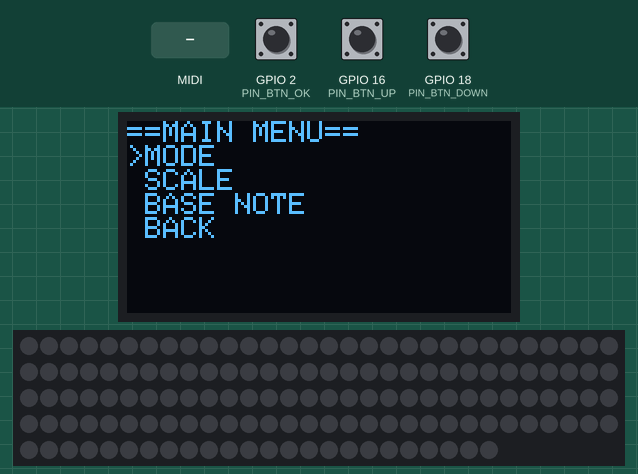
Simulated run of this program. Board: ESP32. On the bench: 128×64 one-colour display, 144 RGB LEDs in strip order, left to right, continuing on the next row. The inputs (shaded band) are chosen by the test bench; at power-on: GPIO 2 (PIN_BTN_OK) LOW, GPIO 16 (PIN_BTN_UP) LOW, GPIO 18 (PIN_BTN_DOWN) LOW. MIDI output is not drawn.

Above: at 2.2 s.
2.3 s: MIDI note 36 received
4.1 s: GPIO 2 (PIN_BTN_OK) pulled HIGH for 0.15 s
At 4.6 s:
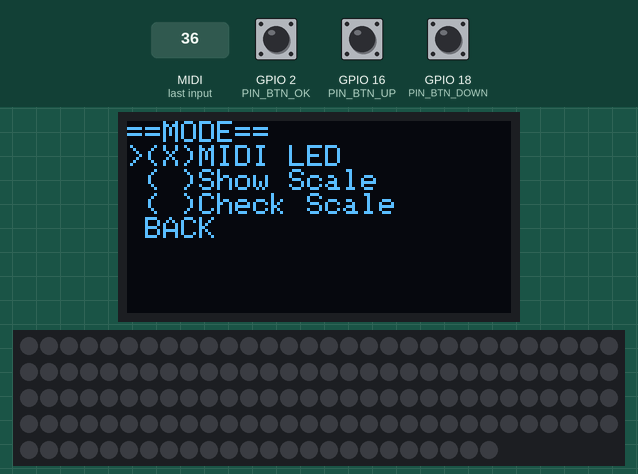
5.7 s: GPIO 16 (PIN_BTN_UP) pulled HIGH for 0.15 s
At 7.0 s:
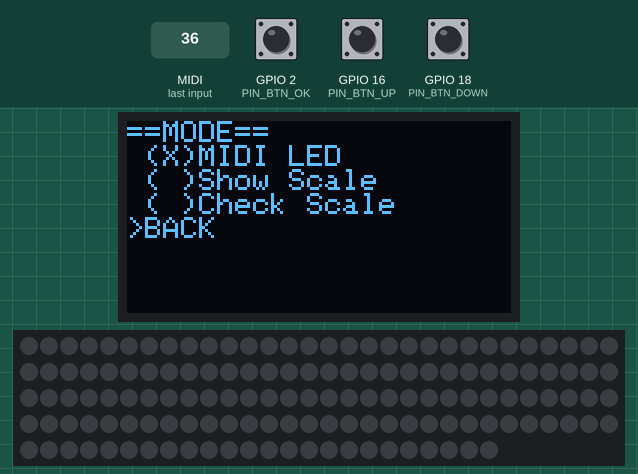
7.3 s: MIDI note 48 received
9.1 s: GPIO 16 (PIN_BTN_UP) pulled HIGH for 1 s
At 10.8 s:
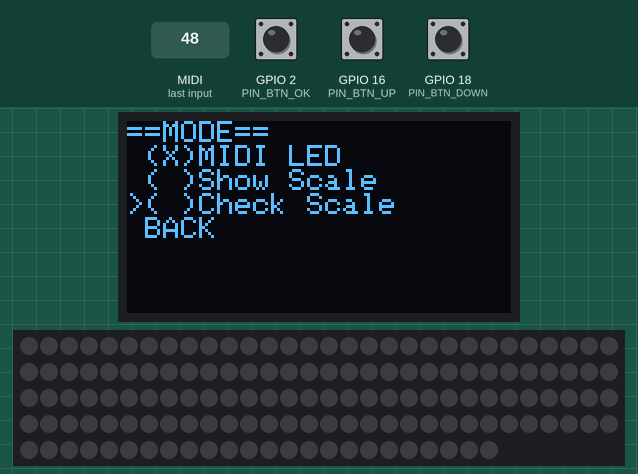
11.6 s: GPIO 2 (PIN_BTN_OK) pulled HIGH for 1 s
At 13.0 s:
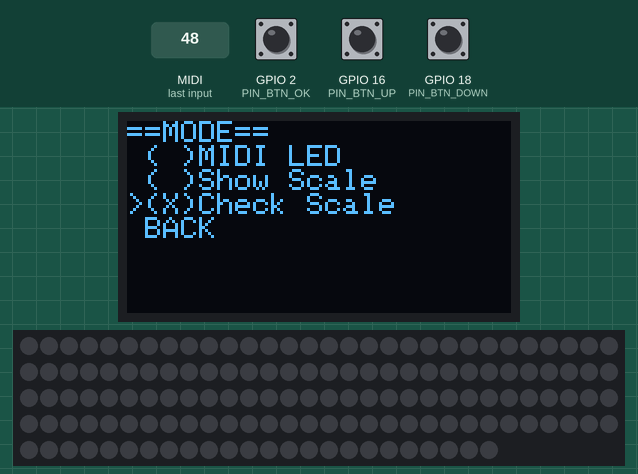
Timing chart, 0 to 14.6 s (numbered marks = the images above; inputs shaded):
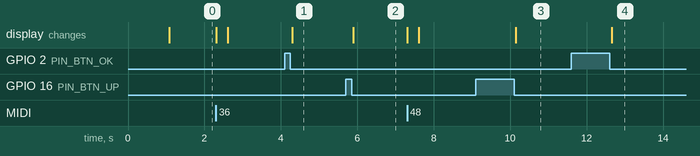

The program:

main.cpp
```cpp
#include <AceButton.h>
#include <Adafruit_GFX.h>
#include <Adafruit_SSD1306.h>
#include <FastLED.h>
#include <MIDI.h>
#include <Menu.h>
#include <Pins.h>
#include <Setting.h>

struct Scale {
    uint8_t length;
    uint8_t notes[10];
};

const char* notes[] = {"C", "C#", "D", "D#", "E", "F",
                       "F#", "G", "G#", "A", "A#", "H"};
const char* modeVals[] = {"MIDI LED", "Show Scale", "Check Scale"};

NamedValue<Scale> scaleValues[] = {
    NamedValue<Scale>{"Major", Scale{7, {0, 2, 4, 5, 7, 9, 11}}},
    NamedValue<Scale>{"Minor", Scale{7, {0, 2, 3, 5, 7, 8, 10}}}};

SettingGroup<uint8_t, 3> modes(modeVals);
SettingGroup<uint8_t, 12> baseNotes(notes);
SettingGroup<Scale, 2> scales(scaleValues);

enum LedMode : uint8_t {
    LED_MODE_MIDI_LED = 0,
    LED_MODE_SHOW_SCALE,
    LED_MODE_CHECK_SCALE
};

struct Settings {
    bool showNotesInDisplay = false;
} settings;

MIDI_CREATE_DEFAULT_INSTANCE();

ace_button::AceButton buttonUp(PIN_BTN_UP);
ace_button::AceButton buttonDown(PIN_BTN_DOWN);
ace_button::AceButton buttonOk(PIN_BTN_OK);

// Declaration for an SSD1306 display connected via I2C (SDA, SCL pins)
Adafruit_SSD1306 display(128, 64, &Wire);
Menu menu(&display);

/* LED STRIP CFG */
#define NUM_LEDS 144
CRGB leds[NUM_LEDS];
// _______________

/* GLOBALS */
#define OFFSET 36  // Lowest note playable by piano
#define NO_OF_KEYS 61

long pressedKeys[NO_OF_KEYS] = {};
uint8_t cntPressedKeysPrevious = 0;
uint8_t cntPressedKeysCurrent = 0;

/* CALLBACK FUNCTIONS */
void handleNoteOn(byte channel, byte pitch, byte velocity) {
    byte correctedPitch = pitch - OFFSET;
    CRGB color;
    if (modes.getSelectedValue() == LedMode::LED_MODE_MIDI_LED) {
        color = CRGB::BlueViolet;
    } else {
        color = CRGB::Red;
        for (int i = 0; i < scales.getSelectedValue().length; i++) {
            uint8_t note = scales.getSelectedValue().notes[i] + baseNotes.getSelectedValue();
            if ((correctedPitch - note) % 12 == 0) {
                color = CRGB::Green;
                break;
            }
        }
    }

    leds[correctedPitch] = color;
    FastLED.show();

    pressedKeys[correctedPitch] = millis();
    cntPressedKeysCurrent += 1;
}

void handleNoteOff(byte channel, byte pitch, byte velocity) {
    byte correctedPitch = pitch - OFFSET;

    leds[correctedPitch] = CRGB::Black;
    FastLED.show();

    pressedKeys[correctedPitch] = 0;
    cntPressedKeysCurrent -= 1;
}

void handleButtonPress(ace_button::AceButton* button, uint8_t eventType, uint8_t buttonState) {
    if (eventType == ace_button::AceButton::kEventPressed) {
        if (button->getPin() == PIN_BTN_UP) {
            menu.moveCursor(-1);
        } else if (button->getPin() == PIN_BTN_DOWN) {
            menu.moveCursor(1);
        } else if (button->getPin() == PIN_BTN_OK) {
            menu.selectEntry();
        }
    }
}

// -----------------------------------------------------------------------------
void setScale() {
    FastLED.clear(true);
    Scale selectedScale = scales.getSelectedValue();

    if (modes.getSelectedValue() == LedMode::LED_MODE_SHOW_SCALE) {
        for (int i = 0; i < selectedScale.length; i++) {
            int note = selectedScale.notes[i] + baseNotes.getSelectedValue();
            while (note < NUM_LEDS) {
                int octave = ceil(note / 12);
                leds[note].setRGB(255 - 20 * octave, 0 + 20 * octave, 0 + 20 * octave);
                note += 12;
            }
        }
        FastLED.show();
    }
}

void switchToNewMode() {
    FastLED.clear(true);
    int mode = modes.getSelectedValue();
    if (mode == LedMode::LED_MODE_SHOW_SCALE || LedMode::LED_MODE_CHECK_SCALE) {
        setScale();
    }
}

void setup() {
    /* B U T T O N S */
    pinMode(PIN_BTN_UP, INPUT);
    pinMode(PIN_BTN_DOWN, INPUT);
    pinMode(PIN_BTN_OK, INPUT);
    ace_button::ButtonConfig* buttonConfig = ace_button::ButtonConfig::getSystemButtonConfig();
    buttonConfig->setEventHandler(handleButtonPress);

    /* D I S P L A Y */
    if (!display.begin(SSD1306_SWITCHCAPVCC, 0x3C)) {
        // endless loop in case display init fails
        for (;;) {
        }
    }
    delay(1000);
    display.clearDisplay();
    display.setTextSize(1);
    display.setTextColor(WHITE);
    display.cp437(true);
    display.display();

    /* L E D S */
    FastLED.addLeds<NEOPIXEL, PIN_LED_DATA>(leds, NUM_LEDS);
    FastLED.setBrightness(15);

    /* M I D I*/
    MIDI.setHandleNoteOn(handleNoteOn);
    MIDI.setHandleNoteOff(handleNoteOff);
    MIDI.begin();
    MIDI.turnThruOff();

    /* M E N U */
    SubMenu& mainMenu = menu.getMenuTree();
    Leaf* backButton = new Leaf("BACK", []() {
        menu.goBack();
    });

    SubMenu* modeMenu = modes.createSettingsMenu("MODE", switchToNewMode);
    modeMenu->addChild(backButton);

    SubMenu* scaleMenu = scales.createSettingsMenu("SCALE", setScale);
    scaleMenu->addChild(backButton);

    SubMenu* baseNoteMenu = baseNotes.createSettingsMenu("BASE NOTE", setScale);
    baseNoteMenu->addChild(backButton);

    mainMenu.addChild(modeMenu);
    mainMenu.addChild(scaleMenu);
    mainMenu.addChild(baseNoteMenu);
    mainMenu.addChild(backButton);

    menu.showMainMenu();
}

void loop() {
    // read-in buttons
    buttonUp.check();
    buttonDown.check();
    buttonOk.check();

    // handle midi
    int selectedMode = modes.getSelectedValue();
    if (selectedMode == LedMode::LED_MODE_MIDI_LED || selectedMode == LedMode::LED_MODE_CHECK_SCALE) {
        MIDI.read();

        // FastLED.clear();
        // for (int i = 0; i < NO_OF_KEYS; i++) {
        //     if (pressedKeys[i] != 0) {
        //         leds[constrain(i, 0, NUM_LEDS - 1)] = CRGB::Orange;
        //         int offs = floor((millis() - pressedKeys[i]) / 5);
        //         leds[constrain(i + offs, 0, NUM_LEDS - 1)] = CRGB::Red;
        //         leds[constrain(i - offs, 0, NUM_LEDS - 1)] = CRGB::Red;
        //     }
        // }
        // FastLED.show();

        // L C D
        if (settings.showNotesInDisplay) {
            if (cntPressedKeysCurrent != cntPressedKeysPrevious) {
                display.clearDisplay();
                display.setCursor(0, 0);
                for (int i = 0; i < NO_OF_KEYS; i++) {
                    if (pressedKeys[i] != 0) {
                        display.print(notes[(i + OFFSET) % 12]);
                    }
                }
                display.display();
                cntPressedKeysPrevious = cntPressedKeysCurrent;
            }
        }
    }
}
```

Pins.h
```cpp
#define PIN_LED_DATA 23
#define PIN_SCL 22
#define PIN_SDA 21
#define PIN_BTN_UP 16
#define PIN_BTN_DOWN 18
#define PIN_BTN_OK 2
```

Measured:
- after the input at 4.1 s, the display: changes after 0.20 s (image 1)
- after the input at 5.7 s, the display: changes after 0.20 s (image 2)
- after the input at 9.1 s, the display: changes after 1.0 s (image 3)
- after the input at 11.6 s, the display: changes after 1.1 s (image 4)
